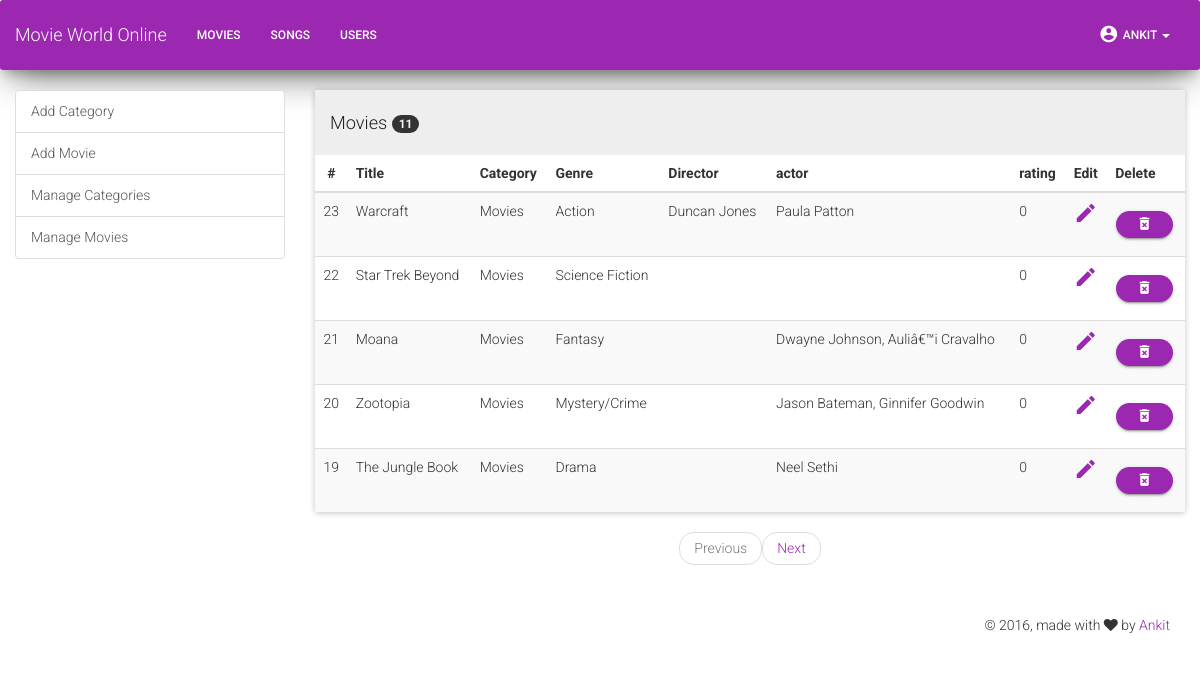
The app's page /admin/movies.php (signed in) with its own data.
### tables this page shows
CREATE TABLE IF NOT EXISTS `collection` (
  `id` int(11) NOT NULL,
  `title` varchar(50) NOT NULL,
  `genre` varchar(50) NOT NULL,
  `director` varchar(50) NOT NULL,
  `actor` varchar(50) NOT NULL,
  `banner` text NOT NULL,
  `image` text NOT NULL,
  `rating` int(11) NOT NULL,
  `description` text NOT NULL,
  `created_at` timestamp NOT NULL DEFAULT CURRENT_TIMESTAMP ON UPDATE CURRENT_TIMESTAMP
);

CREATE TABLE IF NOT EXISTS `category` (
  `id` int(11) NOT NULL,
  `name` varchar(30) NOT NULL,
  `description` text NOT NULL,
  `created_at` timestamp NOT NULL DEFAULT CURRENT_TIMESTAMP ON UPDATE CURRENT_TIMESTAMP
);

### admin/movies.php (the view, shortened to what this page needs)
<?php
include 'database.php';
require 'header.php';
require 'navbar.php';
?>
<body>
    <div class="container-fluid">
        <div class="row">
            <div class="col-xs-12 col-sm-4 col-md-3">
                <div class="list-group">
                    <a href="adcat.php" class="list-group-item">Add Category</a>
                    <a href="adpro.php" class="list-group-item">Add Movie</a>
                    <a href="category.php" class="list-group-item">Manage Categories</a>
                    <a href="products.php" class="list-group-item">Manage Movies</a>
                </div>
            </div>
            <div class="col-xs-12 col-sm-4 col-md-9">
                 <?php
                $page = 0;
                if (isset($_GET["page"])) {
                    $page  = $_GET["page"];
                        if($page==0){
                            $page = 1;
                        }
                    } else { $page=1; };
                    $start_from = ($page-1) * 5;
                $sql = "SELECT * FROM collection ORDER BY id desc LIMIT $start_from, 5";
                 $result = $conn->query($sql);
                if ($result -> num_rows > 0) {
                        $sqlb = "SELECT COUNT(id) FROM collection";
                        $resultb = $conn->query($sqlb);
                        $rowb = mysqli_fetch_row($resultb);
                        $total_records = $rowb[0];
                        $total_pages = ceil($total_records / 5);
                        $pagem = $page - 1;
                        $pagea = $page +1;
                            ?>
                <div class="panel panel-default">
            <div class="panel-heading"><h4>Movies <span class="badge"><?php echo $total_records; ?></span></h4></div>
                <table class="table table-hover table-striped">
                    <thead>
                        <tr>
                            <th class="text-center">#</th>
                            <th>Title</th>
                            <th>Category</th>
                            <th>Genre</th>
                            <th>Director</th>
                            <th>actor</th>
                            <th>rating</th>
                            <th>Edit</th>
                            <th>Delete</th>
                        </tr>
                    </thead>
                <tbody>
                <?php
                    while($row = $result->fetch_assoc()) {
                            $sqlcat = "SELECT name, description FROM category WHERE id=1";
                            $resultcat = $conn->query($sqlcat);
                            if($resultcat -> num_rows > 0){
                                while($rowcat = $resultcat -> fetch_assoc()){
                                    $catn = $rowcat['name'];
                                }
                            }
                            echo "<tr>"
                                    . "<td class='text-center'>".$row['id']. "</td><td>".$row['title']. "</td><td> "
                                    . $catn. "</td><td>" . $row['genre']."</td><td>".
                                     $row['director']. "</td><td>" . $row['actor']."</td><td>" . $row['rating']."</td>".
                                    "<td><a href='uppro.php?prid=" . $row['id'] . "'><i class='material-icons'>mode_edit</i></a></td>".
                                    "<td>"?>
                        <form action="products.php?id=<?php echo $row['id'] ?>" method="POST" onsubmit="return confirm('Are you sure you want to Delete it?');">
                            <button type="submit" class="btn btn-primary btn-raised btn-round btn-sm" data-toggle="tooltip" data-placement="top" title="Delete!"/><i class="material-icons">delete_forever</i></button>
                        </form>
                                    <?php   "</td></tr>";
                        }
                    }else {
                        echo "0 results";
                    }
                    ?>
              </table>
                   </div>
                <nav aria-label="...">
                            <ul class="pager">
                                <?php
                                    if($page <= 1){
                                        echo "<li class='disabled'><a>Previous</a></li>";
                                    }else {
                                        echo "<li><a href='products.php?page=$pagem'>Previous</a></li>";
                                    }
                                if($page >= $total_pages){
                                    echo "<li class='disabled'><a>Next</a></li>";
                                }else{
                                    echo "<li><a href='products.php?page=$pagea'>Next</a></li>";
                                }
                               ?>
                            </ul>
                        </nav>
                    </div>
                </div>
            </div>
        </body>
    <?php
        require 'footer.php';

### admin/header.php (style rules this page uses)
body { background-color: white; }

### records on screen
collection: id "23", title "Warcraft", category.name "Movies", genre "Action", director "Duncan Jones", actor "Paula Patton", rating "0"
collection: id "22", title "Star Trek Beyond", category.name "Movies", genre "Science Fiction", rating "0"
collection: id "21", title "Moana", category.name "Movies", genre "Fantasy", actor "Dwayne Johnson, Auliâ€™i Cravalho", rating "0"
collection: id "20", title "Zootopia", category.name "Movies", genre "Mystery/Crime", actor "Jason Bateman, Ginnifer Goodwin", rating "0"
collection: id "19", title "The Jungle Book", category.name "Movies", genre "Drama", actor "Neel Sethi", rating "0"

### other values on screen
$total_records "11"
